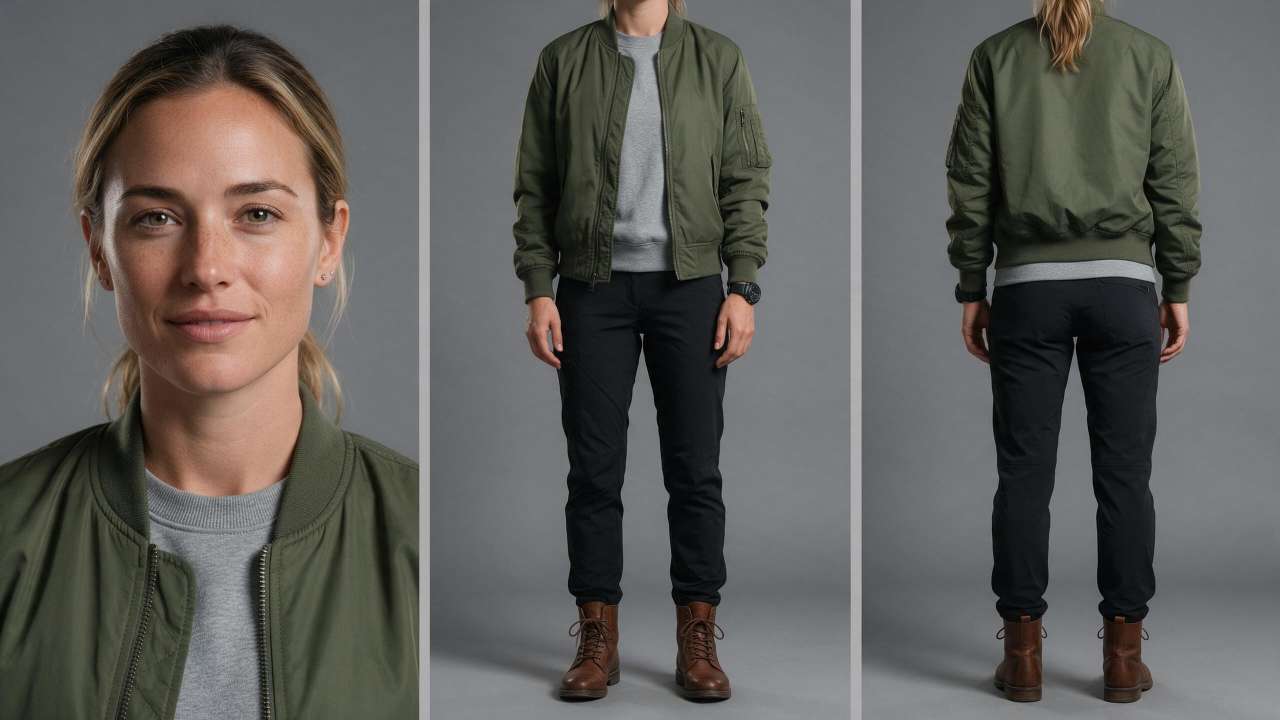
#> input picture film03/cast/MA1.png, 2560 x 1440 px, given in place of PA1.png, which was not available (shown at 1/2 size)
$ python sheet.py
#> lines starting #> are read from the running program, lines starting #| are printed output that depends on the picture
"""Compose the pilot cast sheet for user confirmation: everyday triptych PA1, flying-kit triptych PF2, seated PS2, spec.
python3 film03/cast/sheet.py  →  film03/cast/CAST_ethan_sheet.jpg"""
from PIL import Image, ImageDraw, ImageFont

FB, FM = '/usr/share/fonts/opentype/inter/Inter-Bold.otf', '/usr/share/fonts/opentype/inter/Inter-Medium.otf'
ORANGE, INK, DIM, BG = (255, 122, 26), (245, 245, 242), (170, 170, 168), (28, 28, 30)
IW, IH, PAD, HEAD = 1280, 720, 16, 110
W, H = PAD * 3 + IW * 2, HEAD + 2 * (IH + 50) + PAD + 330
s = Image.new('RGB', (W, H), BG); d = ImageDraw.Draw(s)
d.text((PAD + 4, 22), 'ETHAN  ·  PILOT CAST SHEET', font=ImageFont.truetype(FB, 44), fill=INK)
d.text((PAD + 6, 74), 'film03 step 1.2  ·  Higgsfield triptychs (everyday / flying kit) + seated in Dream Pro (from the confirmed 3D prop plate)',
       font=ImageFont.truetype(FM, 22), fill=DIM)
cells = [('PA1', 'A · EVERYDAY: FACE / FRONT FROM NECK DOWN / BACK'), ('PF4', 'B · FLYING KIT: COOLFLY PILOT VEST, HELMET, GLOVES'),
         ('PS5', 'C · SEATED: RIGHT HAND ON RIGHT STICK, LEFT ON ARMREST, HARNESS ON'), ('VD1', 'D · COOLFLY PILOT VEST, RESTYLED (FRONT / BACK)')]
for i, (f, cap) in enumerate(cells):
    x, y = PAD + (i % 2) * (IW + PAD), HEAD + (i // 2) * (IH + 50)
    s.paste(Image.open(f'film03/cast/{f}.png').convert('RGB').resize((IW, IH), Image.LANCZOS), (x, y))
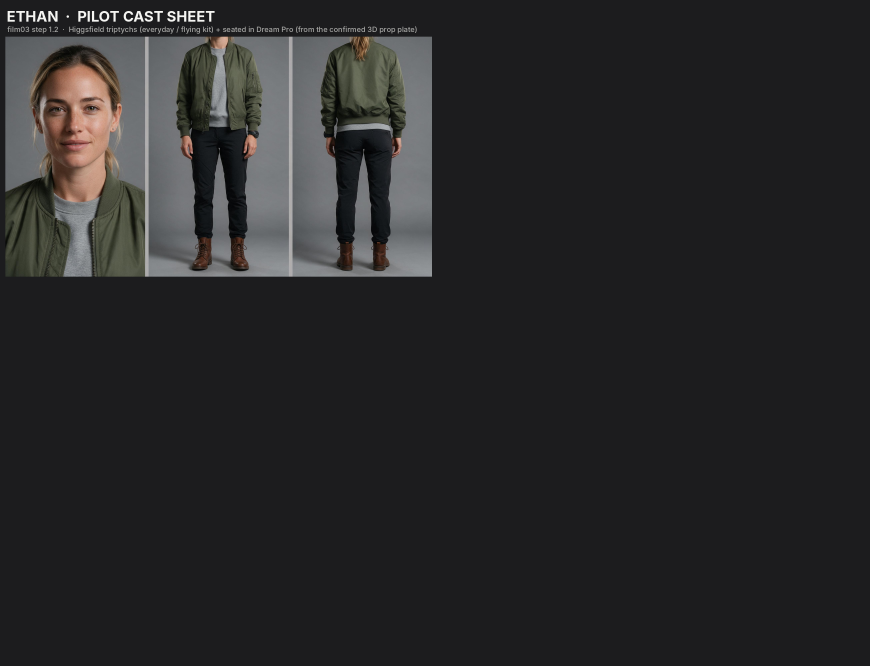
#> s: PIL image 2608x1996 RGB (shown at 1/3 size); mean R, G, B 40.5, 40.2, 41.2
    d.text((x + 4, y + IH + 10), cap, font=ImageFont.truetype(FB, 24), fill=INK)
#> pass 2 of the loop `for i, (f, cap) in enumerate(cells):`:
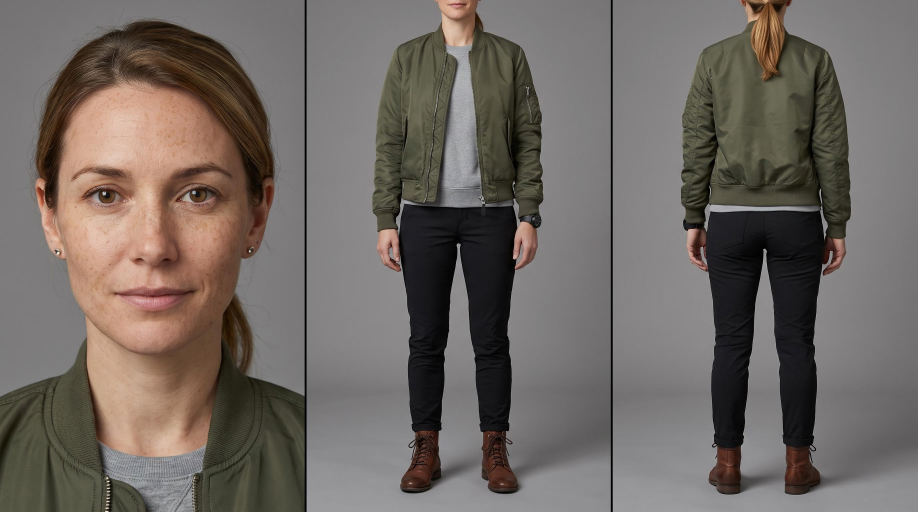
#> input picture film03/cast/MA2.png, 2752 x 1536 px, given in place of PF4.png, which was not available (shown at 1/3 size)
#> `s.paste(Image.open(f'film03/cast/{f}.png').convert('RGB').resize((IW, ..`:
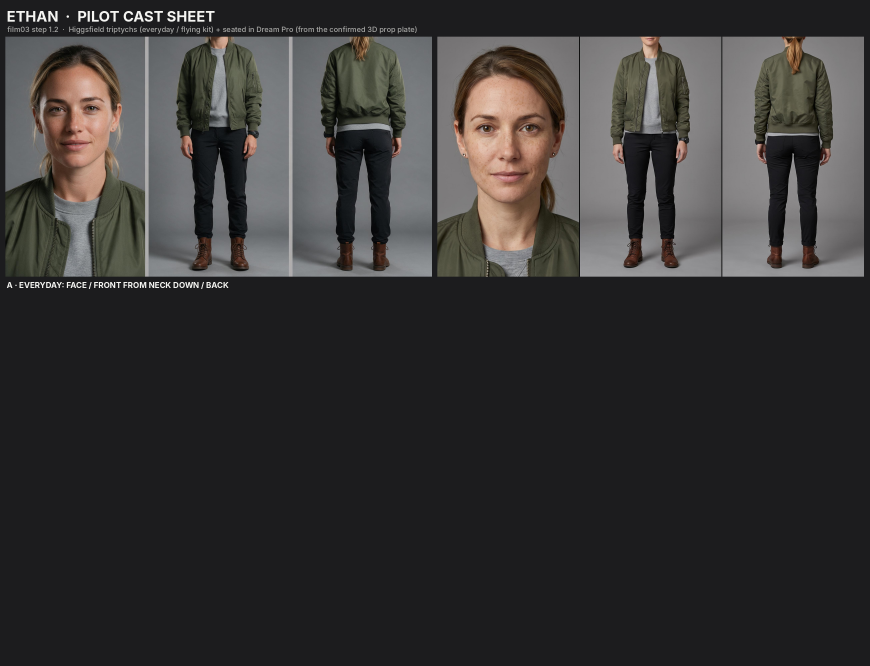
#> s: PIL image 2608x1996 RGB (shown at 1/3 size); mean R, G, B 55.5, 53.8, 53.6
#> (the run stopped early here; a loop or call above may not have finished)
